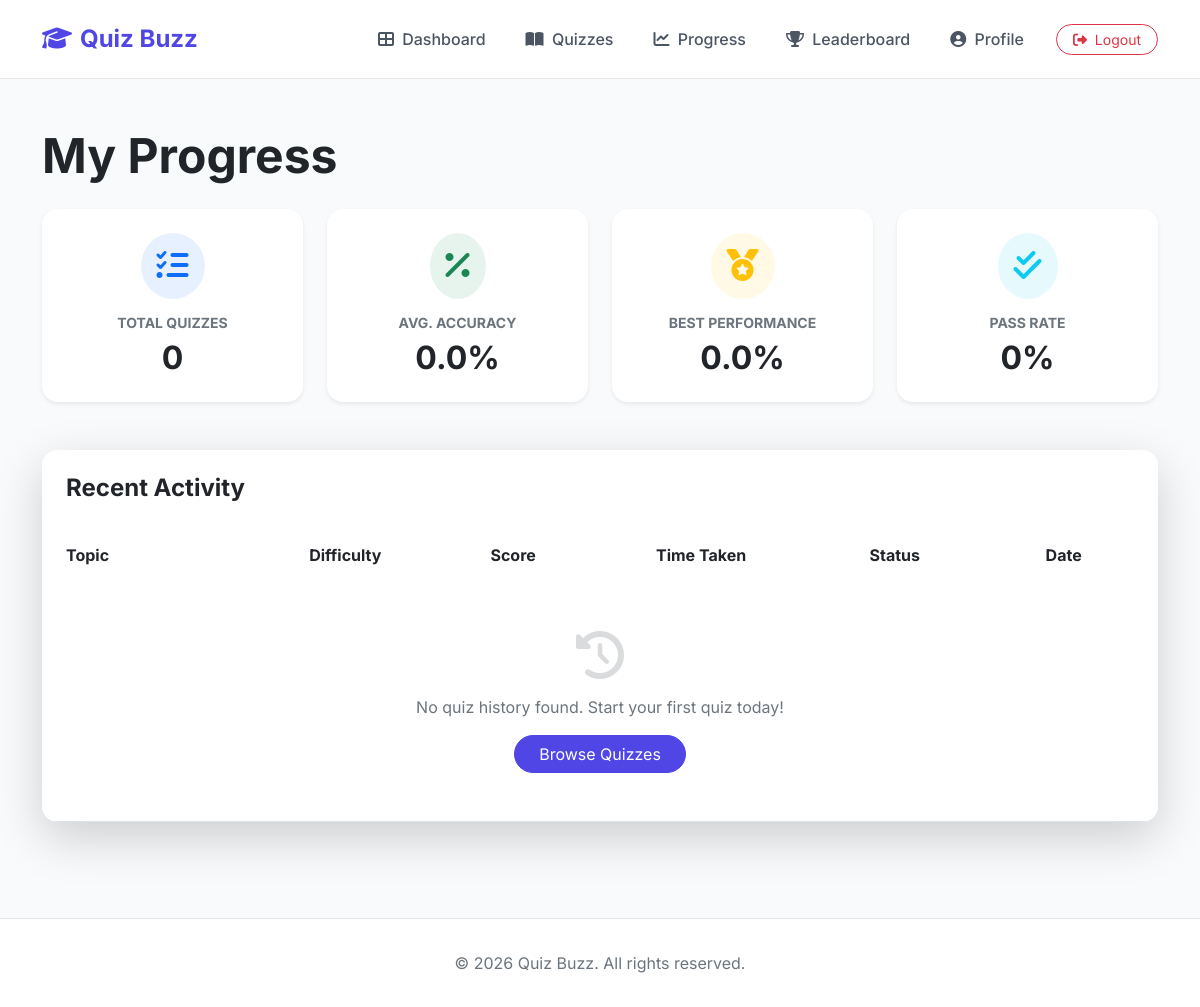
The page /quizzes/progress/ (signed in) on the database as committed earlier.
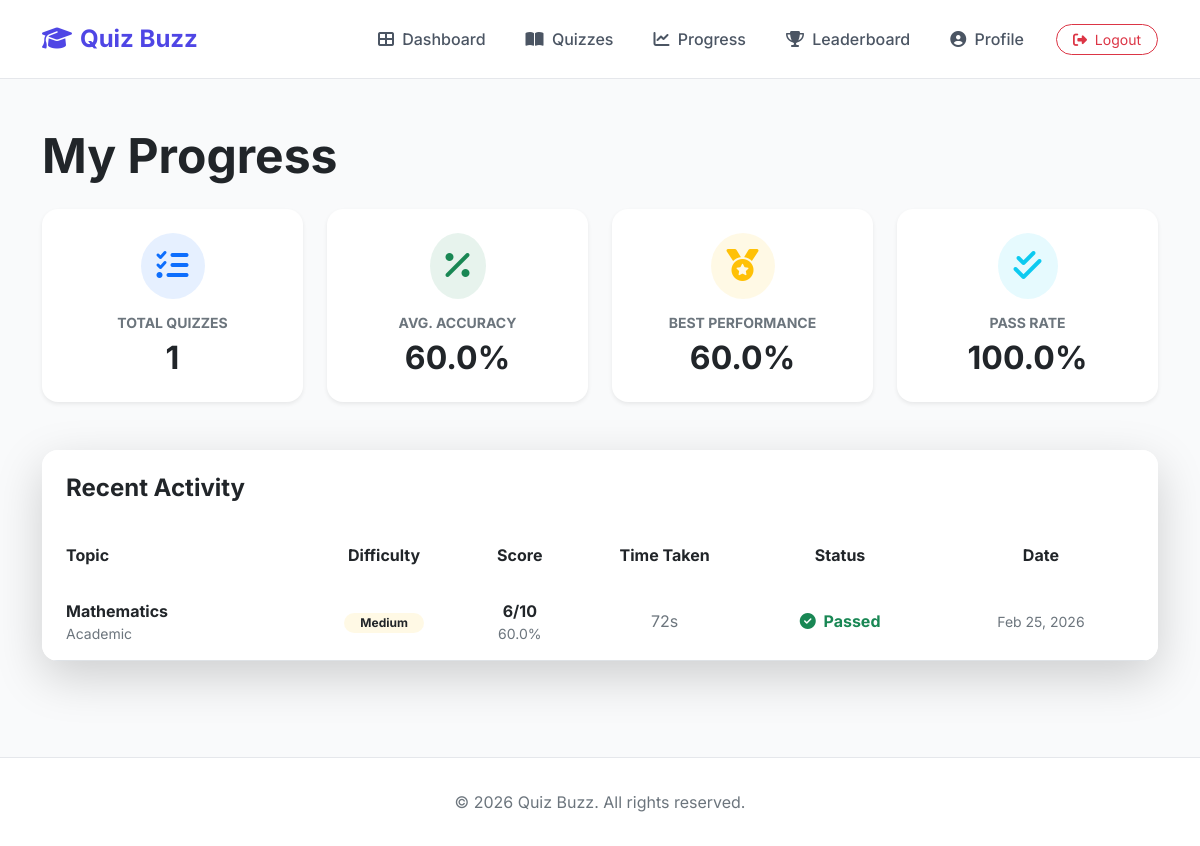
The same page on the database as committed later.
### quizzes/models.py (models this page shows, shortened)
class QuizResult(models.Model):
    quiz_session = models.OneToOneField(QuizSession, on_delete=models.CASCADE, related_name='result')
    score = models.IntegerField()
    total_questions = models.IntegerField()
    percentage = models.FloatField()
    passed = models.BooleanField()
    time_taken = models.IntegerField() # in seconds

class QuizSession(models.Model):
    user = models.ForeignKey(User, on_delete=models.CASCADE)
    subcategory = models.ForeignKey(Subcategory, on_delete=models.CASCADE)
    difficulty = models.CharField(max_length=20)
    created_at = models.DateTimeField(auto_now_add=True)
    completed_at = models.DateTimeField(null=True, blank=True)
    timer_duration = models.IntegerField(default=0) # in seconds
    started_at = models.DateTimeField(null=True, blank=True)

class Subcategory(models.Model):
    category = models.ForeignKey(Category, related_name='subcategories', on_delete=models.CASCADE)
    name = models.CharField(max_length=100)
    description = models.TextField(blank=True)
    class Meta:
        verbose_name_plural = "Subcategories"

class Category(models.Model):
    name = models.CharField(max_length=100)
    icon = models.CharField(max_length=50, help_text="FontAwesome icon class name (e.g., fa-book)", blank=True)
    image = models.ImageField(upload_to='category_images/', blank=True, null=True)
    description = models.TextField(blank=True)
    class Meta:
        verbose_name_plural = "Categories"

### quizzes/views.py (the view)
# urls.py: path('progress/', views.user_progress, name='user_progress'),
@login_required
def user_progress(request):
    from .models import QuizResult, QuizSession
    from django.db.models import Avg, Max, Count
    results = QuizResult.objects.filter(quiz_session__user=request.user).select_related('quiz_session', 'quiz_session__subcategory').order_by('-quiz_session__completed_at')
    stats = results.aggregate(
        avg_percentage=Avg('percentage'),
        max_percentage=Max('percentage'),
        total_quizzes=Count('id')
    )
    total = stats['total_quizzes']
    passed = results.filter(passed=True).count()
    status_rate = (passed / total * 100) if total > 0 else 0
    context = {
        'results': results,
        'stats': stats,
        'pass_rate': round(status_rate, 1)
    }
    return render(request, 'quizzes/user_progress.html', context)

### templates/quizzes/user_progress.html (shortened to what the changed rows need)
{% extends 'base.html' %}
{% block content %}
<div class="row mb-5">
    <div class="col-12">
        <h1 class="display-5 fw-bold text-dark mb-4">My Progress</h1>
        <div class="row g-4 mb-5">
            <div class="col-md-3">
                <div class="card border-0 shadow-sm rounded-4 h-100">
                    <div class="card-body p-4 text-center">
                        <div class="bg-primary bg-opacity-10 p-3 rounded-circle d-inline-block mb-3">
                            <i class="fas fa-tasks fa-2x text-primary"></i>
                        </div>
                        <h6 class="text-secondary text-uppercase small fw-bold">Total Quizzes</h6>
                        <h2 class="fw-bold mb-0">{{ stats.total_quizzes|default:0 }}</h2>
                    </div>
                </div>
            </div>
            <div class="col-md-3">
                <div class="card border-0 shadow-sm rounded-4 h-100">
                    <div class="card-body p-4 text-center">
                        <div class="bg-success bg-opacity-10 p-3 rounded-circle d-inline-block mb-3">
                            <i class="fas fa-percentage fa-2x text-success"></i>
                        </div>
                        <h6 class="text-secondary text-uppercase small fw-bold">Avg. Accuracy</h6>
                        <h2 class="fw-bold mb-0">{{ stats.avg_percentage|default:0|floatformat:1 }}%</h2>
                    </div>
                </div>
            </div>
            <div class="col-md-3">
                <div class="card border-0 shadow-sm rounded-4 h-100">
                    <div class="card-body p-4 text-center">
                        <div class="bg-warning bg-opacity-10 p-3 rounded-circle d-inline-block mb-3">
                            <i class="fas fa-medal fa-2x text-warning"></i>
                        </div>
                        <h6 class="text-secondary text-uppercase small fw-bold">Best Performance</h6>
                        <h2 class="fw-bold mb-0">{{ stats.max_percentage|default:0|floatformat:1 }}%</h2>
                    </div>
                </div>
            </div>
            <div class="col-md-3">
                <div class="card border-0 shadow-sm rounded-4 h-100">
                    <div class="card-body p-4 text-center">
                        <div class="bg-info bg-opacity-10 p-3 rounded-circle d-inline-block mb-3">
                            <i class="fas fa-check-double fa-2x text-info"></i>
                        </div>
                        <h6 class="text-secondary text-uppercase small fw-bold">Pass Rate</h6>
                        <h2 class="fw-bold mb-0">{{ pass_rate }}%</h2>
                    </div>
                </div>
            </div>
        </div>
        <div class="card border-0 shadow-lg rounded-4 overflow-hidden">
            <div class="card-body p-0">
                <div class="table-responsive">
                    <table class="table table-hover align-middle mb-0">
                        <thead class="bg-light">
                            <tr>
                                <th class="px-4 py-3 border-0">Topic</th>
                                <th class="py-3 border-0 text-center">Difficulty</th>
                                <th class="py-3 border-0 text-center">Score</th>
                                <th class="py-3 border-0 text-center">Time Taken</th>
                                <th class="py-3 border-0 text-center">Status</th>
                                <th class="px-4 py-3 border-0 text-center">Date</th>
                            </tr>
                        </thead>
                        <tbody>
                            {% for result in results %}
                            <tr>
                                <td class="px-4 py-3">
                                    <div class="fw-bold">{{ result.quiz_session.subcategory.name }}</div>
                                    <div class="text-secondary small">{{ result.quiz_session.subcategory.category.name }}</div>
                                </td>
                                <td class="py-3 text-center">
                                    <span
                                        class="badge rounded-pill {% if result.quiz_session.difficulty == 'easy' %}bg-success{% elif result.quiz_session.difficulty == 'medium' %}bg-warning text-dark{% else %}bg-danger{% endif %} bg-opacity-10 {% if result.quiz_session.difficulty == 'easy' %}text-success{% elif result.quiz_session.difficulty == 'medium' %}text-warning{% else %}text-danger{% endif %} px-3">
                                        {{ result.quiz_session.difficulty|title }}
                                    </span>
                                </td>
                                <td class="py-3 text-center">
                                    <div class="fw-bold">{{ result.score }}/{{ result.total_questions }}</div>
                                    <div class="text-secondary small">{{ result.percentage|floatformat:1 }}%</div>
                                </td>
                                <td class="py-3 text-center text-secondary">
                                    {{ result.time_taken }}s
                                </td>
                                <td class="py-3 text-center">
                                    {% if result.passed %}
                                    <span class="text-success fw-bold"><i class="fas fa-check-circle me-1"></i>
                                        Passed</span>
                                    {% else %}
                                    <span class="text-danger fw-bold"><i class="fas fa-times-circle me-1"></i>
                                        Failed</span>
                                    {% endif %}
                                </td>
                                <td class="px-4 py-3 text-center text-secondary small">
                                    {{ result.quiz_session.completed_at|date:"M d, Y" }}
                                </td>
                            </tr>
                            {% empty %}
                            <tr>
                                <td colspan="6" class="text-center py-5 text-secondary">
                                    <i class="fas fa-history fa-3x mb-3 opacity-25"></i>
                                    <p class="mb-0">No quiz history found. Start your first quiz today!</p>
                                    <a href="{% url 'quizzes:category_list' %}"
                                        class="btn btn-primary rounded-pill mt-3 px-4">Browse Quizzes</a>
                                </td>
                            </tr>
                            {% endfor %}
                        </tbody>
                    </table>
                </div>
            </div>
        </div>
    </div>
</div>
{% endblock %}

Rows that differ between the two databases and show on the page:
added QuizResult: quiz_session.subcategory.name "Mathematics", quiz_session.subcategory.category.name "Academic", quiz_session.difficulty "Medium", score "6", total_questions "10", percentage "60.0", time_taken "72", passed True (drawn), quiz_session.completed_at "Feb 25, 2026"
Other text that changed with them:
{{ stats.total_quizzes|default:0 }}: "0" → "1"
{{ stats.avg_percentage|default:0|floatformat:1 }}: "0.0" → "60.0"
{{ stats.max_percentage|default:0|floatformat:1 }}: "0.0" → "60.0"
{{ pass_rate }}: "0" → "100.0"
text no longer shown: "No quiz history found. Start your first quiz today! Browse Quizzes"
